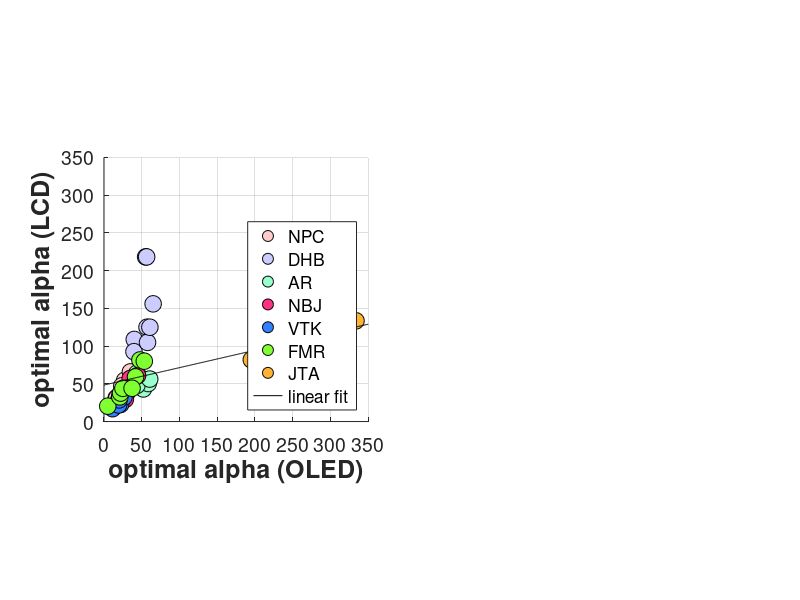

MATLAB code for this plot: (Note: this script raises an error after producing the figure.)
function PlotSummaryResultsAllSubjects

    [preferredAlpha, pdfFileName] = GetAllSubjectData();

    
    % Fit a line through the combo points
    x = [];
    y = [];
    for subjectIndex = 1:numel(preferredAlpha)
        x = [x; preferredAlpha{subjectIndex}.HDR(:)];
        y = [y; preferredAlpha{subjectIndex}.LDR(:)];
    end
    
    p = polyfit(x,y,1);
    linearFit.x = 0:1:500;
    linearFit.y = polyval(p,linearFit.x);
    
    
    
    h = figure(1);
    clf;
    set(h, 'Position', [10 10 1126 800], 'Color', [1 1 1]);
    
    subplot(numel(preferredAlpha),2,[1:2:2*numel(preferredAlpha)-1]);
    hold on;
    
    subjectColors = [...
        1.0 0.8 0.8; ...
        0.8 0.8 1.0; ...
        0.6 1.0 0.8; ...
        1.0 0.2 0.5;
        0.2 0.5 1.0;
        0.5 1.0 0.2;
        1.0 0.7 0.2;
        ];
    
    for subjectIndex = 1:numel(preferredAlpha)
        plot(preferredAlpha{subjectIndex}.HDR, preferredAlpha{subjectIndex}.LDR, 'ko', 'MarkerSize', 12, 'MarkerFaceColor', subjectColors(subjectIndex,:), 'MarkerEdgeColor', [0 0 0 ]);
    end
    
    plot(linearFit.x, linearFit.y, 'k-');
    
    set(gca, 'XLim', [0 350], 'YLim', [0 350], 'XTick', [0:50:350], 'YTick', [0:50:350], 'FontSize', 14);
    legend(preferredAlpha{1}.name, preferredAlpha{2}.name, preferredAlpha{3}.name, preferredAlpha{4}.name, preferredAlpha{5}.name, preferredAlpha{6}.name, preferredAlpha{7}.name, 'linear fit', 'DHB''s projections to best fit line', 'Location', 'SouthEast');
    xlabel('optimal alpha (OLED)', 'FontSize', 18, 'FontWeight', 'bold');
    ylabel('optimal alpha (LCD)',  'FontSize', 18, 'FontWeight', 'bold');
    grid on
    axis 'square'
    set(gca, 'FontSize', 14);
    
    
    d = 10;
    edges = 0:d:180;
    for subjectIndex = 1:numel(preferredAlpha)
        [N1(subjectIndex,:), ~] = histcounts(preferredAlpha{subjectIndex}.HDR(:), edges);
        [N2(subjectIndex,:), ~] = histcounts(preferredAlpha{subjectIndex}.LDR(:), edges);
  
        initParams = [5 60 10; 5 20 8; 5 100 100];
        for kInit = 1:size(initParams,1)
            [tmp,resnorm(kInit)] = lsqcurvefit(@guassianCurve,initParams(kInit,:),edges(1:end-1)+d/2,squeeze(N1(subjectIndex,:)));
            tmpParams(kInit,:) = tmp';
        end
        [~,kInit] = min(resnorm);
        N1fittedParams(subjectIndex,:) = tmpParams(kInit,:);
        
        
        for kInit = 1:size(initParams,1)
            [tmp,resnorm(kInit)] = lsqcurvefit(@guassianCurve,initParams(kInit,:),edges(1:end-1)+d/2,squeeze(N2(subjectIndex,:)));
            tmpParams(kInit,:) = tmp';
        end
        [~,kInit] = min(resnorm);
        N2fittedParams(subjectIndex,:) = tmpParams(kInit,:);
    end
    
    xdata = 0:1:220;
    
    for subjectIndex = 1:numel(preferredAlpha)
        subplot(numel(preferredAlpha),2,2+(subjectIndex-1)*2);
        hold on;

        plot(xdata, guassianCurve(squeeze(N1fittedParams(subjectIndex,:)),xdata), 'k-', 'Color', subjectColors(subjectIndex,:), 'LineWidth', 2.0);
        plot(xdata, guassianCurve(squeeze(N2fittedParams(subjectIndex,:)),xdata), 'k-', 'Color', 0.7*subjectColors(subjectIndex,:), 'LineWidth', 2.0);

        b  = bar(edges(1:end-1)+d/2, [squeeze(N1(subjectIndex,:)); squeeze(N2(subjectIndex,:))]', 1);
        b(1).FaceColor = subjectColors(subjectIndex,:);
        b(2).FaceColor = 0.7*subjectColors(subjectIndex,:);
    
    
        grid on
        box on
        title(preferredAlpha{subjectIndex}.name);
        if (subjectIndex == numel(preferredAlpha))
            xlabel('optimal alpha', 'FontSize', 18, 'FontWeight', 'bold');
        end
        legend('OLED', 'LCD');
        set(gca, 'XLim', [0 170]);
        set(gca, 'FontSize', 14);
    end
    
    drawnow
    NicePlot.exportFigToPDF(sprintf('PDFfigs/%s',pdfFileName), h, 300);
    
end

function [preferredAlpha, pdfFileName] = GetAllSubjectData()

    dynamicRange = [54848 2806 15814 1079 19581 2789 6061 1110];
    
    subjectIndex = 1;
    preferredAlpha{subjectIndex}.name = 'NPC';
    preferredAlpha{subjectIndex}.HDR  = [12.9 19.7 16.3 27.4 16.7 23.6 21.5 35];
    preferredAlpha{subjectIndex}.LDR = [23.3 33.3 31.5 54.6 30.7 47.3 35.3  65.8];
    
    subjectIndex = subjectIndex + 1;
    preferredAlpha{subjectIndex}.name = 'DHB';
    preferredAlpha{subjectIndex}.HDR = [40.1 39.7 55.2 56.5 57.0 57.7 60.8 65.1];
    preferredAlpha{subjectIndex}.LDR = [108.8 92.6 218.2 218.2 125.0 104.9 125.0 156.0];
    
    subjectIndex = subjectIndex + 1;
    preferredAlpha{subjectIndex}.name = 'AR';
    preferredAlpha{subjectIndex}.HDR = [52.2 30.3 58.6 45.9 43.6 29.2 43.7 60.6];
    preferredAlpha{subjectIndex}.LDR = [43.2 37.8 50.4 59.6 47.9 36.5 64.1 56.3];
    
    
    subjectIndex = subjectIndex + 1;
    preferredAlpha{subjectIndex}.name = 'NBJ';
    preferredAlpha{subjectIndex}.HDR = [34.7 26.1 44.5 35.6 20.6 20.4 28.3 24.7];
    preferredAlpha{subjectIndex}.LDR = [57.0 31.5 60.9 45.3 23.5 31.2 29.4 39.6];
        
    subjectIndex = subjectIndex + 1;
    preferredAlpha{subjectIndex}.name = 'VTK';
    preferredAlpha{subjectIndex}.HDR = [19.3 19.5 22.1 26.4 11.3 17.9 19.3 20.0];
    preferredAlpha{subjectIndex}.LDR = [23.5 26.6 22.7 32.1 17.0 23.3 22.0 28.7];
        
    subjectIndex = subjectIndex + 1;
    preferredAlpha{subjectIndex}.name = 'FMR';
    preferredAlpha{subjectIndex}.HDR = [ 5.0 21.0 22.0 41.8 25.1 37.2 47.6 53.4];
    preferredAlpha{subjectIndex}.LDR = [20.4 32.7 37.7 59.2 44.0 44.1 81.6 80.0];
    
    subjectIndex = subjectIndex + 1;
    preferredAlpha{subjectIndex}.name = 'JTA';
    preferredAlpha{subjectIndex}.HDR = [195.2 267.4 266.3 266.3 314.2 214.7  365  334];
    preferredAlpha{subjectIndex}.LDR = [81.9  100.6  85.9 105.4 120.9  90.6  93.6 133.5];
    

    
    [~,ix] = sort(dynamicRange);
    
    
    for k = 1:subjectIndex 
       preferredAlpha{subjectIndex}.dynamicRange = dynamicRange(ix);
       preferredAlpha{subjectIndex}.HDR = preferredAlpha{subjectIndex}.HDR(ix);
       preferredAlpha{subjectIndex}.LDR = preferredAlpha{subjectIndex}.LDR(ix);
    end
    
    pdfFileName = 'SummaryAlphasCombo.pdf';
end


function F = guassianCurve(params,xdata)
    gain = params(1);
    mean = params(2);
    sigma = params(3);
    F = gain*exp(-0.5*((xdata-mean)/sigma).^2);
end

